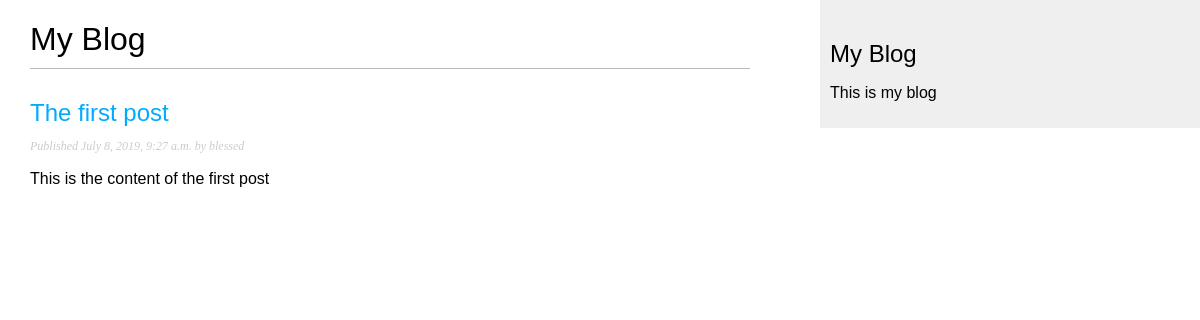
/blog/, run on an earlier commit of the app's database.
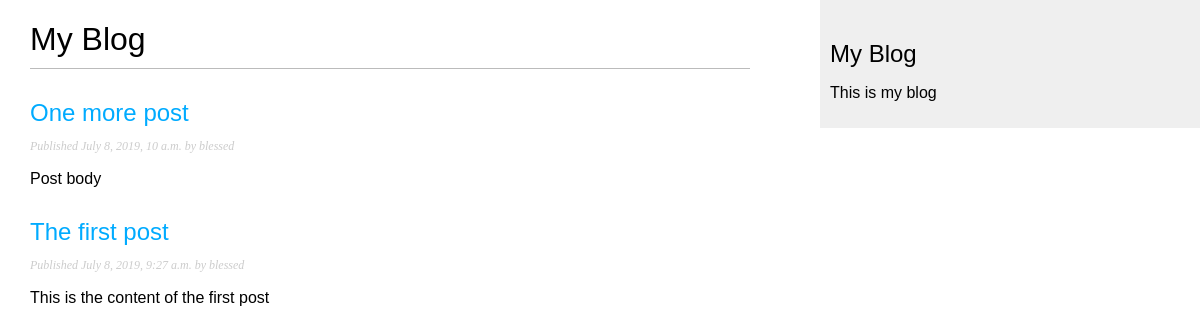
And on a later commit of the database.
### blog/models.py (models this page shows, shortened)
class Post(models.Model):
    STATUS_CHOICES = (
        ('draft', 'Draft'),
        ('published', 'Published'),
    )
    title = models.CharField(max_length=250)
    slug = models.SlugField(max_length=250, unique_for_date='publish')
    author = models.ForeignKey(User,
                              on_delete=models.CASCADE,
                              related_name='blog_posts')
    body = models.TextField()
    publish = models.DateTimeField(default=timezone.now)
    created = models.DateTimeField(auto_now_add=True)
    updated = models.DateTimeField(auto_now=True)
    status = models.CharField(max_length=10,
                              choices=STATUS_CHOICES,
                              default='draft')
    objects = models.Manager()  # the default manager
    published = PublishedManager() # our custom manager
    class Meta:
        ordering = ('-publish',)
    def get_absolute_url(self):
        return reverse('blog:post_detail',
                        args=[self.publish.year,
                                self.publish.month,
                                self.publish.day,
                                self.slug])

### blog/views.py (the view)
# urls.py: path('', views.post_list, name='post_list'),
def post_list(request):
    posts = Post.published.all()
    return render(request, 'blog/post/list.html', {'posts':posts})

### blog/models.py (called while the page is built)
    def get_queryset(self):
        return super(PublishedManager,
            self).get_queryset().filter(status='published')

### blog/templates/blog/post/list.html (shortened to what this page needs)
{% extends 'blog/base.html' %}
{% block content %}
    <h1>My Blog</h1>
    {% for post in posts %}
        <h2>
            <a href="{{ post.get_absolute_url }}">
                {{post.title}}
            </a>
        </h2>
        <p class="date">
            Published {{ post.publish }} by {{ post.author }}
        </p>
        {{ post.body|truncatewords:30|linebreaks }}
    {% endfor %}
{% endblock %}

What changed in the data, as far as the page shows it:
now on this page (row edited): Post: title "One more post", publish "July 8, 2019, 10 a.m.", author "blessed", body "Post body"
